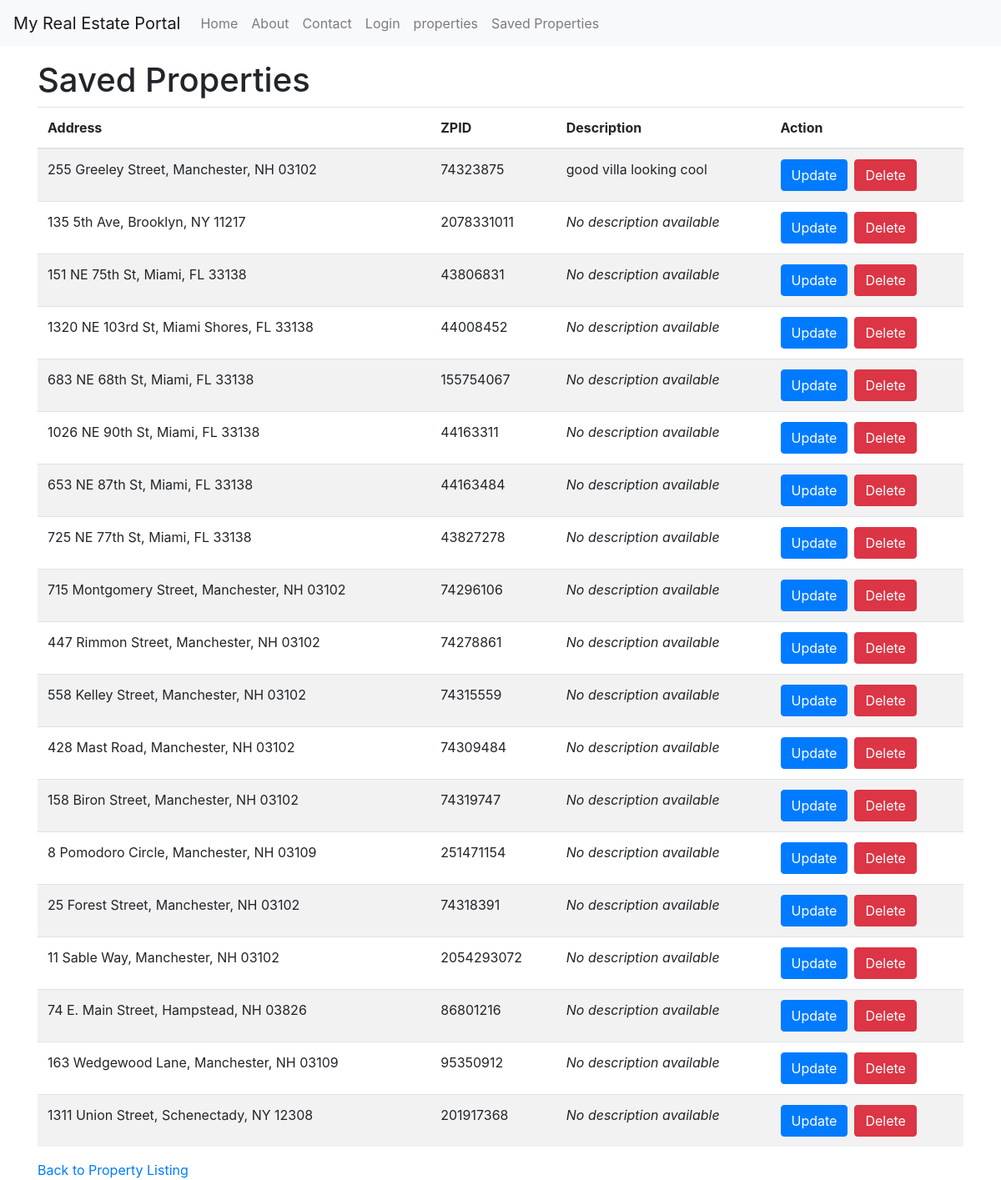
The page /saved-properties/ on the database its author committed.
### properties/models.py (models this page shows, shortened)
class Property(models.Model):
    zpid = models.CharField(max_length=255, unique=True, null=False)
    address = models.CharField(max_length=255)
    description = models.TextField(default="")  # Default value added

### properties/views.py (the view)
# urls.py: path('saved-properties/', saved_properties, name='saved-properties'),
def saved_properties(request):
    saved_properties = Property.objects.all()
    return render(request, 'properties/saved_properties.html', {'saved_properties': saved_properties})

### properties/templates/properties/saved_properties.html (shortened to what this page needs)
{% extends 'base.html' %}
{% block content %}
<h1>Saved Properties</h1>
{% if saved_properties %}
    <table class="table table-striped">
        <thead>
            <tr>
                <th>Address</th>
                <th>ZPID</th>
                <th>Description</th>
                <th>Action</th>
            </tr>
        </thead>
        <tbody>
            {% for property in saved_properties %}
            <tr>
                <td>{{ property.address }}</td>
                <td>{{ property.zpid }}</td>
                <td>
                    {% if property.description %}
                        {{ property.description }}
                    {% else %}
                        <em>No description available</em>
                    {% endif %}
                </td>
                <td>
                    <div class="d-flex">
                        <form method="post" action="{% url 'update_description' property.id %}" class="mr-2">
                            <button type="submit" class="btn btn-primary">Update</button>
                        </form>
                        <button type="button" class="btn btn-danger" onclick="confirmDelete('{{ property.address }}', {{ property.id }})">Delete</button>
                    </div>
                </td>
            </tr>
            {% endfor %}
        </tbody>
    </table>
{% else %}
    <p>No properties saved yet.</p>
{% endif %}
<a href="{% url 'property_listing' %}">Back to Property Listing</a>
{% endblock %}

### rows shown on the page
Property: address "255 Greeley Street, Manchester, NH 03102", zpid "74323875", description "good villa looking cool"
Property: address "135 5th Ave, Brooklyn, NY 11217", zpid "2078331011", description "No description available"
Property: address "151 NE 75th St, Miami, FL 33138", zpid "43806831", description "No description available"
Property: address "1320 NE 103rd St, Miami Shores, FL 33138", zpid "44008452", description "No description available"
Property: address "683 NE 68th St, Miami, FL 33138", zpid "155754067", description "No description available"
Property: address "1026 NE 90th St, Miami, FL 33138", zpid "44163311", description "No description available"
Property: address "653 NE 87th St, Miami, FL 33138", zpid "44163484", description "No description available"
Property: address "725 NE 77th St, Miami, FL 33138", zpid "43827278", description "No description available"
Property: address "715 Montgomery Street, Manchester, NH 03102", zpid "74296106", description "No description available"
Property: address "447 Rimmon Street, Manchester, NH 03102", zpid "74278861", description "No description available"
Property: address "558 Kelley Street, Manchester, NH 03102", zpid "74315559", description "No description available"
Property: address "428 Mast Road, Manchester, NH 03102", zpid "74309484", description "No description available"
Property: address "158 Biron Street, Manchester, NH 03102", zpid "74319747", description "No description available"
Property: address "8 Pomodoro Circle, Manchester, NH 03109", zpid "251471154", description "No description available"
Property: address "25 Forest Street, Manchester, NH 03102", zpid "74318391", description "No description available"
Property: address "11 Sable Way, Manchester, NH 03102", zpid "2054293072", description "No description available"
Property: address "74 E. Main Street, Hampstead, NH 03826", zpid "86801216", description "No description available"
Property: address "163 Wedgewood Lane, Manchester, NH 03109", zpid "95350912", description "No description available"
Property: address "1311 Union Street, Schenectady, NY 12308", zpid "201917368", description "No description available"
